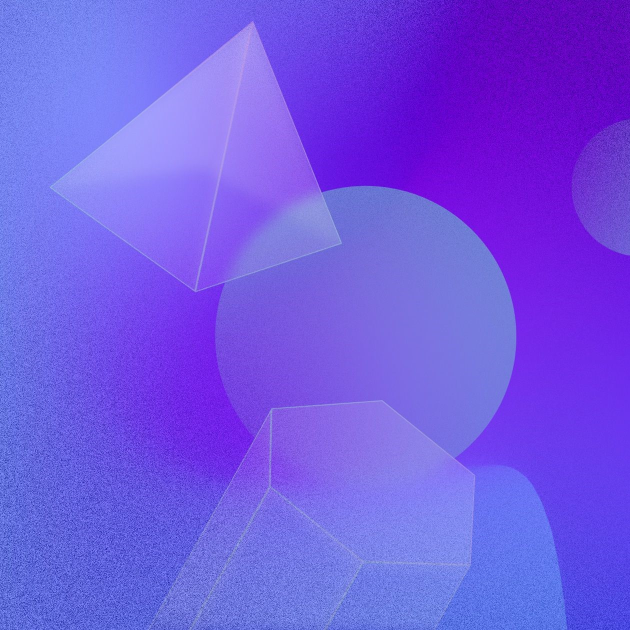
#> input picture testing/files/glass.jpeg, 1260 x 1260 px, found by its file name (shown at 1/2 size)
$ python img_b64.py
#> lines starting #> are read from the running program, lines starting #| are printed output that depends on the picture
from PIL import Image
import base64
import io

with Image.open("testing/files/glass.jpeg") as img:
#> img is the input picture: PIL image 1260x1260 RGB; mean R, G, B 114.1, 86, 227.9
    aspect_ratio = img.height / img.width
#> aspect_ratio = 1
    new_height = int(512 * aspect_ratio)
#> new_height = 512

    img = img.resize((512, new_height), Image.Resampling.LANCZOS)
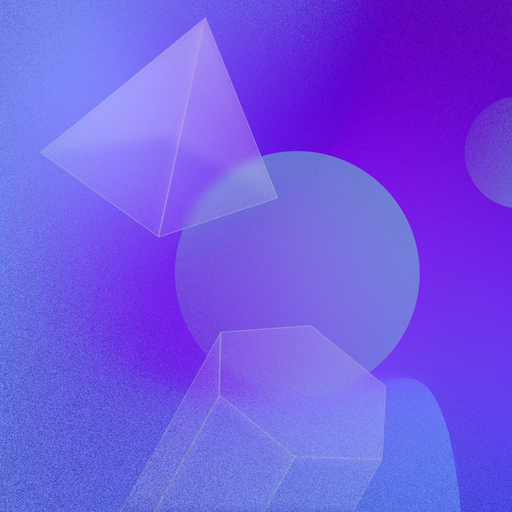
#> img: PIL image 512x512 RGB; mean R, G, B 114.1, 86, 227.9

    # basically saves the file to memory instead of a file
    buffered = io.BytesIO()
    img.save(buffered, format="PNG")

    img_base64 = base64.b64encode(buffered.getvalue()).decode('utf-8')

print(img_base64[:300])

$ run again, with testing/files/img.jpg copied over testing/files/glass.jpeg
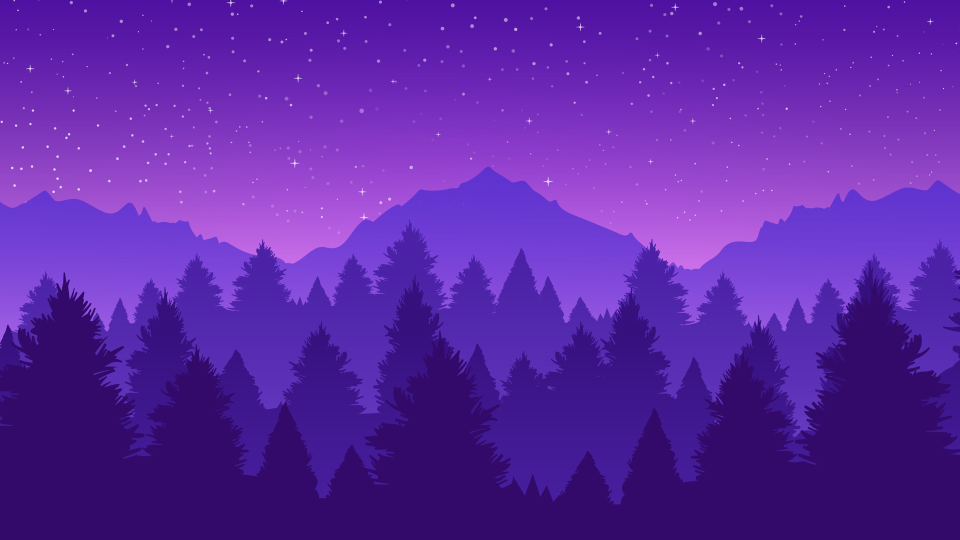
#> input picture testing/files/img.jpg, 1920 x 1080 px, found by its file name (shown at 1/2 size)
#> img is the input picture: PIL image 1920x1080 RGB; mean R, G, B 92.5, 37.8, 163.6
#> `img = img.resize((512, new_height), Image.Resampling.LANCZOS)`:
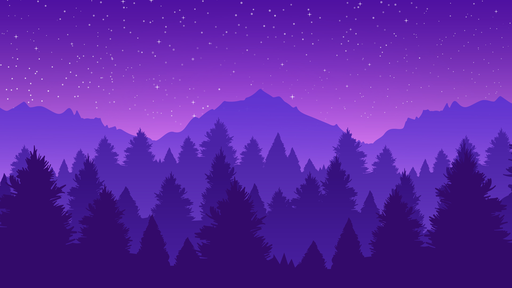
#> img: PIL image 512x288 RGB; mean R, G, B 92.5, 37.8, 163.6
